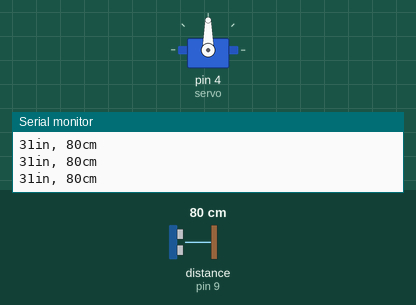
The sketch below on a simulated Arduino Uno, built with avr-gcc and run on an emulated ATmega328P. Shown: servo, the last lines printed to the serial monitor. Wiring (inferred from the names in the program): ultrasonic range finder: trigger pin 10; echo pin 9. Inputs (shaded band) come from the test bench; at power-on: distance to the obstacle (sensor on pin 9) 80 cm. The echo pulse lasts 58.3 µs per cm.

Above: at 1.2 s.
1.3 s: distance to the obstacle (sensor on pin 9) set to 65 cm
4.3 s: distance to the obstacle (sensor on pin 9) set to 56 cm
At 4.9 s:
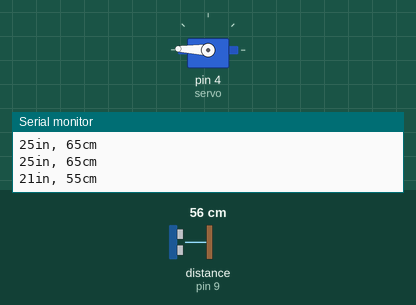
Timing chart, 0 to 7.3 s (numbered marks = the images above; inputs shaded):
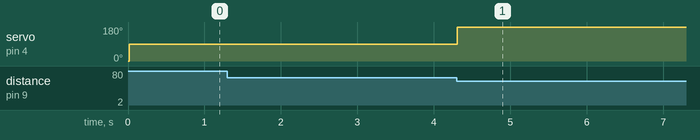

The sketch:

work_6.ino
```cpp
#include <Servo.h>
Servo servo;
int trig = 10;
int echo = 9;
void setup()
{
  servo.attach(4);
  servo.write(0);
  pinMode(trig,OUTPUT);
  pinMode(echo,INPUT);
  Serial.begin(9600);
}
void loop()
{
  long duration, inches, cm;
  digitalWrite(trig, LOW);
  delayMicroseconds(2);
  digitalWrite(trig, HIGH);
  delayMicroseconds(5);
  digitalWrite(trig, LOW);
  duration = pulseIn(echo, HIGH);
  inches = microsecondToInches(duration);
  cm = microsecondsToCentimeters(duration);
  Serial.print(inches);
  Serial.print("in, ");
  Serial.print(cm);
  Serial.print("cm");
  Serial.println();
 if (cm <= 60){
    servo.write(178);
    delay(5000);
}
 if (cm > 60){
    servo.write(90);}
    delay(10);
}
 long microsecondToInches(long microseconds){
 // The speed of sound is 73.746 ms per inches
 return microseconds / 74 / 2;
}
 long microsecondsToCentimeters(long microseconds){
 // The speed of sound is 340 m/s or 29 microseconds per centimeter.
 // The ping travels out and back, so to find the distance of the
 // object we take half of the distance travelled.
 return microseconds / 29 / 2;
}
```

Measured:
- the behaviour switches between 61 and 60 cm on distance to the obstacle (sensor on pin 9) (found by bisection; images 0 and 1)
- after the input at 4.3 s, servo on pin 4 (servo): 90° → 178° at once
